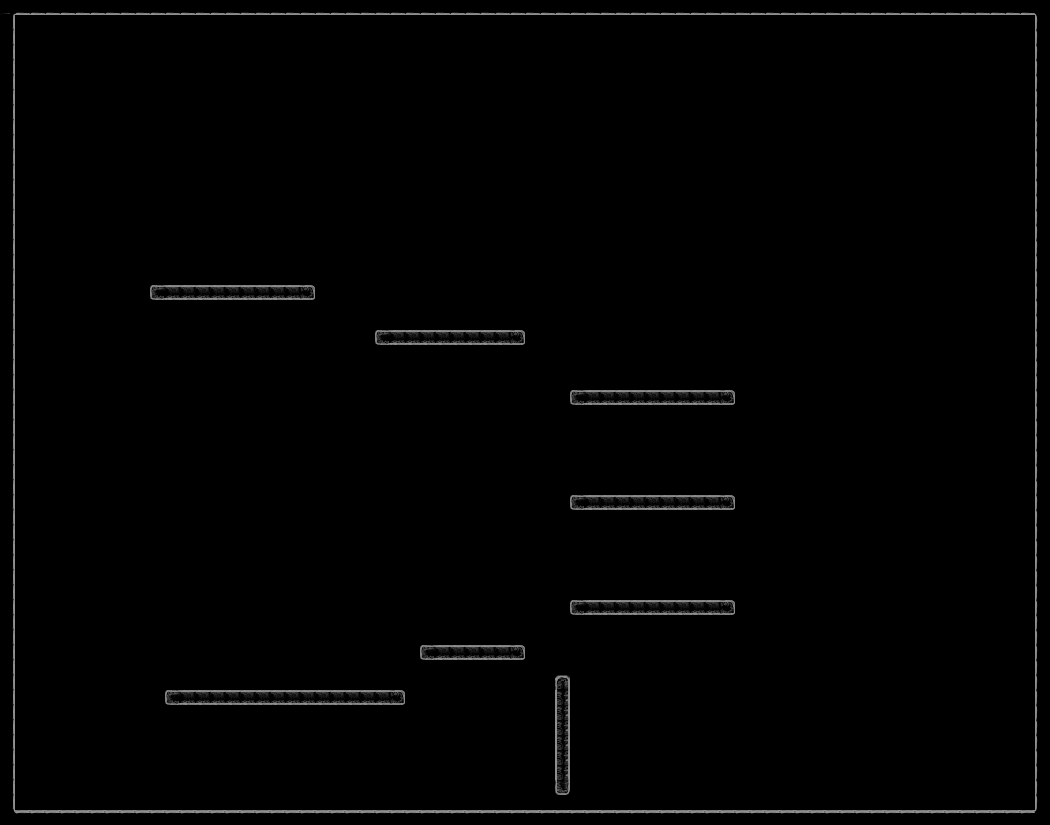

The image is a tile-based game level rendered from a .tmx file. Its description and source (layers, tilesets, objects; grid data summarised) follow:
An orthogonal 70x55 tile map with 15x15 px tiles, 2 tile layers (Collision, Image), 2 tilesets.

<map version="1.0" orientation="orthogonal" width="70" height="55" tilewidth="15" tileheight="15">
 <tileset firstgid="1" name="Test" tilewidth="15" tileheight="15">
  <image source="Test.png" width="100" height="100" />
 </tileset>
 <tileset firstgid="37" name="Collision" tilewidth="15" tileheight="15">
  <image source="Collision.png" width="15" height="15" />
 </tileset>
 <layer name="Collision" width="70" height="55">
  <data>[3850 cells, 331 non-empty, 1 distinct tile ids]</data>
 </layer>
 <layer name="Image" width="70" height="55">
  <data>[3850 cells, 3850 non-empty, 17 distinct tile ids]</data>
 </layer>
</map>